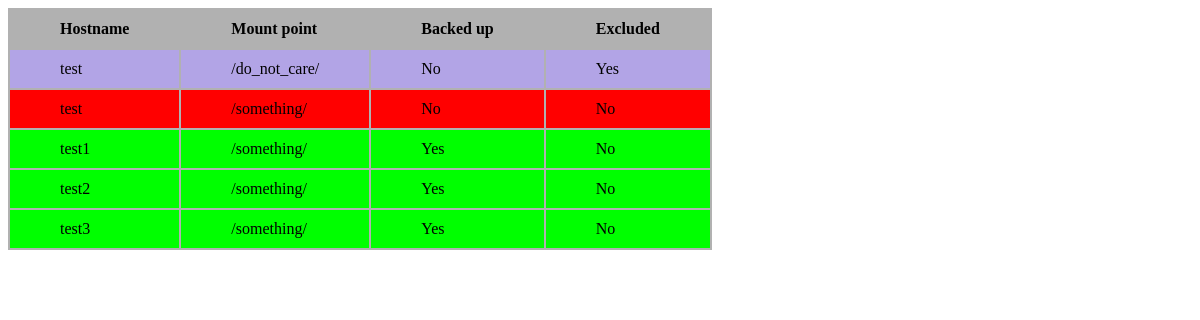
The page / on the database its author committed.
### main.py (models this page shows)
class HostDirectory(db.Model):
    __tablename__ = 'backup'
    __table_args__ = {'extend_existing': True}
    id_primary = db.Column('id', db.Integer, primary_key=True)
    hostname = db.Column('hostname', db.String(200))
    mountpoint = db.Column('mountpoint', db.String(500))
    backedup = db.Column('backedup', db.Integer, default=0)
    ignore = db.Column('ignore', db.Integer, default=0)

### main.py (the view)
@app.route('/')
def root():
    hostinfo = HostDirectory.query.filter_by().order_by(HostDirectory.hostname, HostDirectory.backedup, HostDirectory.mountpoint).all()
    return flask.render_template('index.html', hostinfo=hostinfo)

### templates/index.html (shortened to what this page needs)
<html>
    <head>
        <link rel="stylesheet" type="text/css" href="{{ url_for('static', filename='css/style.css') }}"/>
    </head>
    <body>
        <table class="pretty-table">
            <tr>
                <th>Hostname</th>
                <th>Mount point</th>
                <th>Backed up</th>
                <th>Excluded</th>
            </tr>
            {% for host in hostinfo %}
            {% if host['backedup'] == 0 %}
                {% set style = 'bad' %}
                {% set value = 'No' %}
            {% else %}
                {% set style = 'good' %}
                {% set value = 'Yes' %}
            {% endif %}
            {% if host['ignore'] == 1 %}
                {% set style = 'ignore' %}
                {% set ignore = 'Yes' %}
            {% else %}
                {% set ignore = 'No' %}
            {% endif %}
           <tr>
                <td class={{ style }}>{{ host['hostname']}}</td>
                <td class={{ style }}>{{ host['mountpoint']}}</td>
                <td class={{ style }}>{{ value }}</td>
                <td class={{ style }}>{{ ignore }}</td>
            </tr>
            {% endfor %}
        </table>
    </body>
</html>

### static/css/style.css (style rules this page uses)
th { text-align: left; }
th, td { padding: 10px 50px; }
.bad { background-color: #ff0000; }
.good { background-color: #00ff00; }
.ignore { background-color: #b2a4e6; }
.pretty-table { background-color: #b1b1b1 }

### rows shown on the page
HostDirectory: hostname "test", mountpoint "/do_not_care/", value "No", ignore "Yes"
HostDirectory: hostname "test", mountpoint "/something/", value "No", ignore "No"
HostDirectory: hostname "test1", mountpoint "/something/", value "Yes", ignore "No"
HostDirectory: hostname "test2", mountpoint "/something/", value "Yes", ignore "No"
HostDirectory: hostname "test3", mountpoint "/something/", value "Yes", ignore "No"
